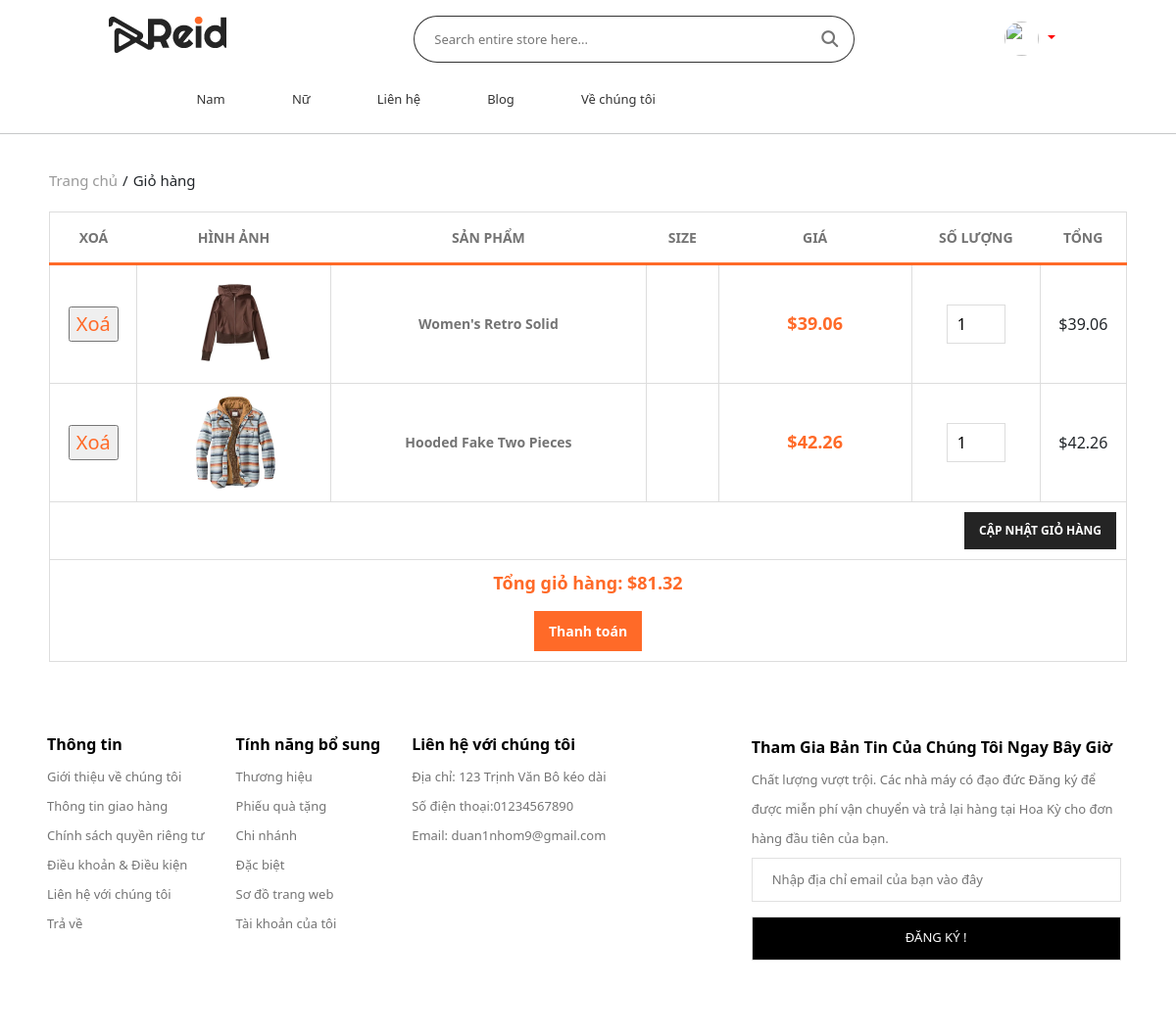
Page /view/index.php?act=cart (signed in) on the earlier database version.
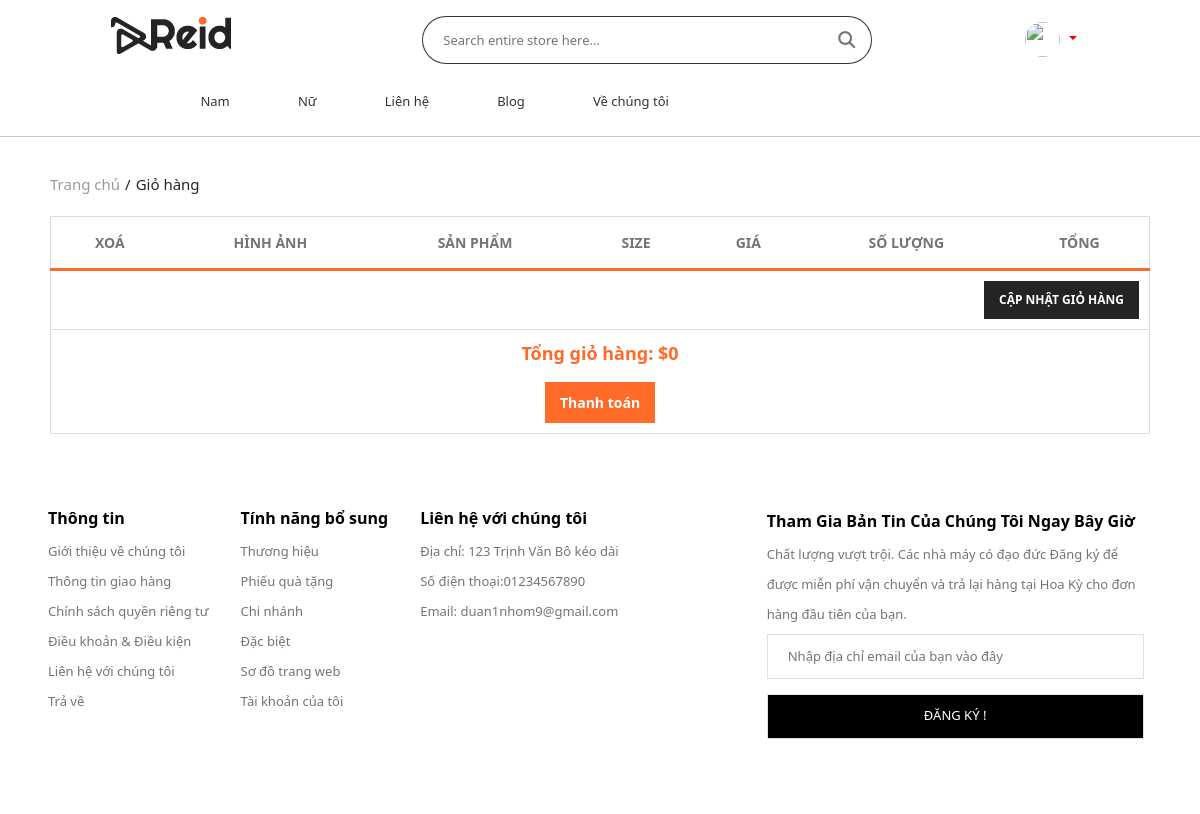
Same page on the later database version.
### tables this page shows
CREATE TABLE `cart` (
  `cart_id` int(11) NOT NULL,
  `user_id` int(11) NOT NULL,
  `product_id` int(11) NOT NULL,
  `quantity` int(11) NOT NULL,
  `status` tinyint(1) DEFAULT NULL,
  `size` varchar(10) NOT NULL
);

CREATE TABLE `products` (
  `product_id` int(11) NOT NULL,
  `product_name` varchar(255) NOT NULL,
  `price` float NOT NULL,
  `image` varchar(50) NOT NULL,
  `description` varchar(255) NOT NULL,
  `quantitys` int(11) DEFAULT NULL,
  `cate_id` int(11) NOT NULL,
  `luotxem` int(11) DEFAULT NULL
);

### model/pdo.php (called while the page is built, shortened)
<?php
function pdo_get_connection()
{
    $servername = "mysql:host=localhost;dbname=duan1;charset=utf8";
    $username = "root";
    $password = "";
    $conn = new PDO($servername, $username, $password);
    $conn->setAttribute(PDO::ATTR_ERRMODE, PDO::ERRMODE_EXCEPTION);
    return $conn;
}
function pdo_query($sql)
{
    $sql_args = array_slice(func_get_args(), 1);
    try {
        $conn = pdo_get_connection();
        $stmt = $conn->prepare($sql);
        $stmt->execute($sql_args);
        $rows = $stmt->fetchAll();
        return $rows;
    } catch (PDOException $e) {
        throw $e;
    } finally {
        unset($conn);
    }
}

### model/cart.php (called while the page is built, shortened)
<?php
    function list_cart($user_id){
        $sql = "SELECT `cart_id`, U.`user_id`, p.`product_id`,p.product_name,p.price,p.image,c.quantity,c.size FROM `cart` C
                 inner join `user` U on U.user_id = C.user_id
                inner join `products` P on P.product_id = C.product_id
                where U.user_id ='$user_id'";
        return pdo_query($sql);
    }
?>

### view/cart.php (the view, shortened to what this page needs)
<hr>
<div class="box-spct">
    <ul>
        <li><a href="index.php?act=home">Trang chủ </a></li>
        <li> / </li>
        <li>Giỏ hàng</li>
    </ul>
</div>
<div class="table-cart" >
<form action="index.php?act=capnhatcart" method="post">
    <table border="1"  align= "center" style="width:1100px; border:1px solid #ddd; margin-bottom:59px">
        <tr align= "center">
            <th>Xoá</th>
            <th>Hình ảnh</th>
            <th>Sản phẩm</th>
            <th>Size</th>
            <th>Giá</th>
            <th>Số lượng</th>
            <th>Tổng</th>
        </tr>
                <?php
                $total_bill = 0;
                foreach( $_SESSION['cart']  as $lc){
                    $total = $lc['quantity'] * $lc['price'];
                    $total_bill += $total;
                ?>
                <tr align= "center">
                    <td>
                        <a href="index.php?act=del_cart&cart_id=<?php echo $lc['cart_id']?>">
                        <input type="button" value="Xoá" style="font-size: 20px; color:#ff6a28 ">
                        </a>
                    </td>
                    <td class="product_thumb">
                        <img src="../image/<?= $lc['image']?>" alt="" width="100" >
                    </td>
                    <td class="product_name"><?= $lc['product_name']?></td>
                    <td class="product_quantity"><?= $lc['size']?></td>
                    <td class="pro-price">$<?= $lc['price']?></td>
                    <td class="product_quantity">
                        <input type="number" id="" min="1" name="soluong[]" value="<?= $lc['quantity'] ?>">
                    </td>
                    <td class="product_total">$<?= $total?></td>
                </tr>
                <?php
                }
                ?>
                <tr>
                    <td colspan=7 style="text-align:right;" class="capnhat" ><input  style="background: #242424;border: 0;color: #ffffff;display: inline-block;font-size: 12px;font-weight: 600;height: 38px;line-height: 18px;padding: 10px 15px;text-transform: uppercase;cursor: pointer;-webkit-transition: 0.3s;transition: 0.3s;" type="submit" value="Cập nhật giỏ hàng" name="capnhatsoluong"></td>
                </tr>
                <tr>
                    <td colspan=7 style="text-align:center;" class="pro-price" >
                        <div class="total_bill">
                            Tổng giỏ hàng: $<?php echo $total_bill?>
                        </div>
                        <div class="checkout">
                        <a href="index.php?act=checkout">
                            <input type="button" style="font-size:14px;background: #ff6a28;color: #ffffff;border: 0;padding: 10px 15px;font-weight: 600;margin-top:15px"  value="Thanh toán">
                        </a>
                        </div>
                    </td>
                </tr>
    </table>
</form>
</div>

Differences in the rows shown:
removed cart: product.image (picture), product.product_name "Women's Retro Solid", product.price "39.06", quantity "1"
removed cart: product.image (picture), product.product_name "Hooded Fake Two Pieces", product.price "42.26", quantity "1"
Other differences:
$total_bill: "81.32" → "0"
